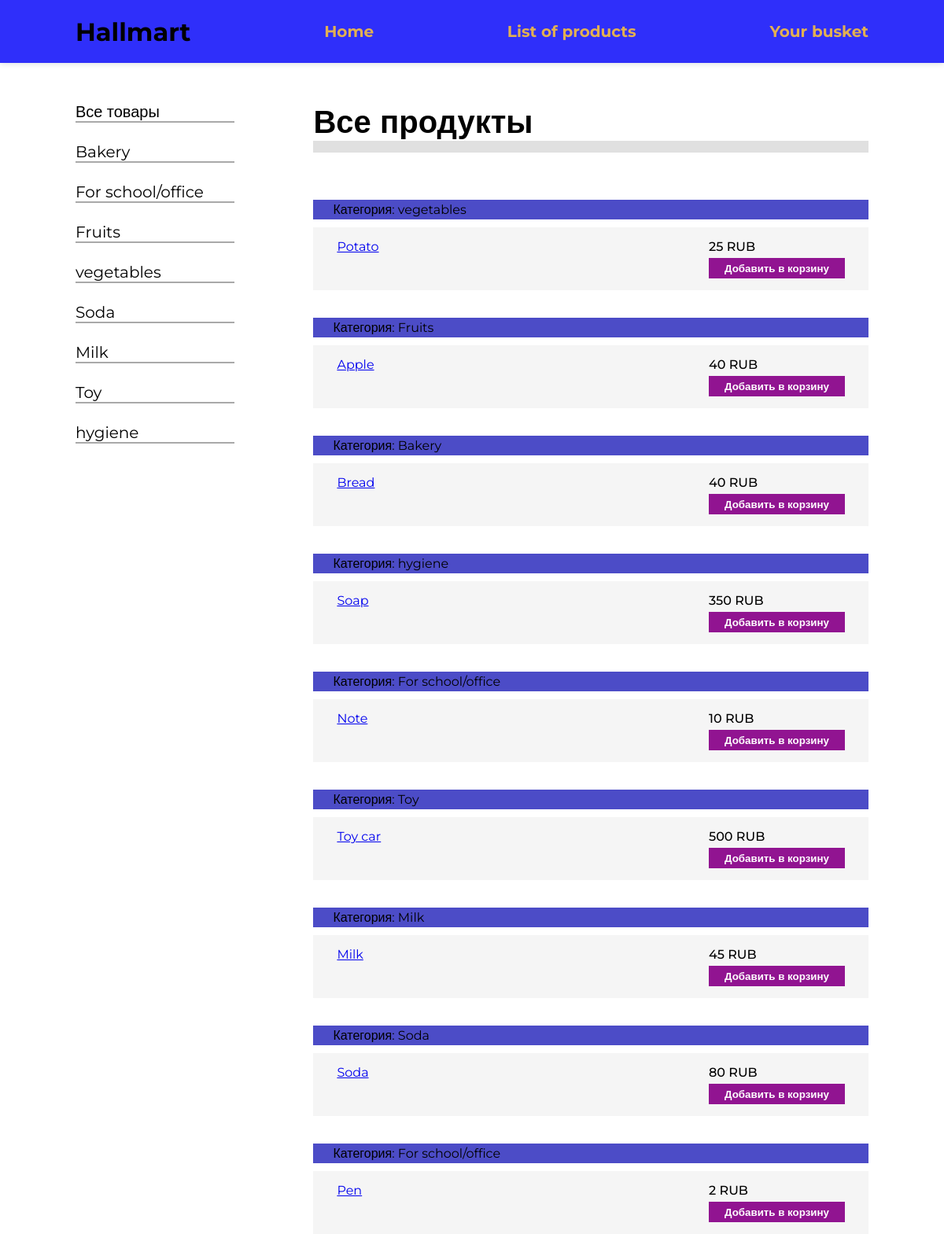
The page /home/products/ on the database its author committed.
### market/models.py (models this page shows, shortened)
class Category(models.Model):
    name = models.CharField(max_length=50)
    class Meta:
        verbose_name = 'Category'
        verbose_name_plural = 'Categories'

class Product(models.Model):
    name = models.CharField(max_length=255)
    best_before_date = models.DateTimeField(default=datetime.datetime.today() + datetime.timedelta(days=7))
    description = models.TextField(null=False, blank=False)
    price = models.PositiveSmallIntegerField(null=False, blank=False)
    category = models.ForeignKey(Category, on_delete=models.CASCADE, null=True)
    class Meta:
        verbose_name = 'Product'
        verbose_name_plural = 'Products'

### market/views.py (the view)
# urls.py: path('products/',views.products, name='products'),
def products(request):
    products = Product.objects.all()
    categories = Category.objects.all()
    data = {
        'title':'Список продуктов',
        'menu':menu,
        'products':products,
        'categories':categories
    }
    return render(request,'market/products.html', data)

### market/templates/market/products.html (shortened to what this page needs)
{% load static %}
<!DOCTYPE html>
<html lang="en">
<head>
    <link rel="stylesheet" href="{% static 'market/css/Product.css' %}">
    <link rel="stylesheet" href="{% static 'market/css/Header.css' %}">
</head>
<body>
    <header>
        <h1>Hallmart</h1>
        {% for m in menu %}
        <div>
            <a href="{% url m.url %}">{{ m.title }}</a>
        </div>
        {% endfor %}
    </header>
    <section class="main">
        <div class="categories">
            <a href="">Все товары</a>
            {% for ctgr in categories %}
            <a href="">{{ctgr.name}}</a>
            {% endfor %}
        </div>
        <div class="products">
            <h1>Все продукты</h1>
                {% for p in products %}
                <div class="product--item">
                    <span class="product-category">Категория: {{ p.category.name }}</span>
                    <div class="product-info">
                        <a href="{% url 'description' p.id %}">{{ p.name }}</a>
                        <div>
                            <p class="product-price">{{ p.price}} RUB</p>
                            <button class="to-shop-button">Добавить в корзину</button>
                        </div>
                    </div>
                </div>
                {% endfor %}
        </div>
    </section>
</body>
</html>

### market/static/market/css/Product.css (style rules this page uses)
* { margin: 0px; padding: 0px; font-family: 'Montserrat', sans-serif; }
.main { display: flex; padding: 50px 8%; justify-content: space-between; box-sizing: border-box; }
.categories { width: 20%; display: flex; flex-direction: column; gap: 25px; }
.categories a { text-decoration: none; color: #000; width: 100%; border-bottom:2px solid #a9a9a9 ; font-size: 20px; transition: 2s; }
.products { width: 70%; display: flex; flex-direction: column; }
.products h1 { font-size: 40px; border-bottom: 15px solid #e0e0e0; margin-bottom: 25px; }
.product--item { margin-top: 35px; display: flex; flex-direction: column; }
.product--item > span { background-color: rgb(76, 76, 199); padding: 3px 25px; margin-bottom: 10px; }
.product-info { display: flex; justify-content: space-between; background-color: #f5f5f5; padding: 15px 30px; }
.product-price { font-weight: 500; }
.to-shop-button { background-color: rgb(145, 20, 145); border: none; padding: 5px 20px; font-weight: 600; color: white; margin-top: 5px; cursor: pointer; }
header { background-color: rgb(47, 47, 250); height: 80px; width: 100%; display: flex; justify-content: space-between; align-items: center; padding: 0 7%; box-sizing: border-box; box-shadow: 0px 0px 8px 0px rgba(34, 60, 80, 0.2); }
header div a { color: rgb(226, 176, 82); font-weight: 700; font-size: 20px; font-family: 'Montserrat', sans-serif; text-decoration: none; }

### market/static/market/css/Header.css (style rules this page uses)
header { background-color: rgb(47, 47, 250); height: 80px; width: 100%; display: flex; justify-content: space-between; align-items: center; padding: 0 8%; box-sizing: border-box; box-shadow: 0px 0px 8px 0px rgba(34, 60, 80, 0.2); }
header div a { color: rgb(226, 176, 82); font-weight: 700; font-family: 'Montserrat', sans-serif; font-size: 20px; text-decoration: none; }

### rows shown on the page
Category: name "Bakery"
Category: name "For school/office"
Category: name "Fruits"
Category: name "vegetables"
Category: name "Soda"
Category: name "Milk"
Category: name "Toy"
Category: name "hygiene"
Product: category.name "vegetables", name "Potato", price "25"
Product: category.name "Fruits", name "Apple", price "40"
Product: category.name "Bakery", name "Bread", price "40"
Product: category.name "hygiene", name "Soap", price "350"
Product: category.name "For school/office", name "Note", price "10"
Product: category.name "Toy", name "Toy car", price "500"
Product: category.name "Milk", name "Milk", price "45"
Product: category.name "Soda", name "Soda", price "80"
Product: category.name "For school/office", name "Pen", price "2"

### other values the page prints
{{ m.title }} "Home" "List of products" "Your busket"
